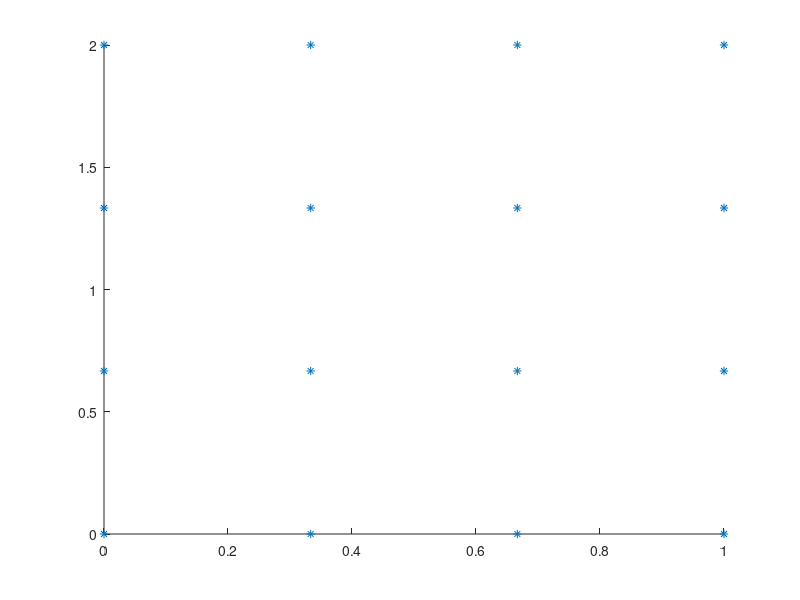

Write MATLAB code to recreate this figure. (Note: this script raises an error after producing the figure.)
%% 2D Triangular mesh 
clc
close all
clear
%Geometric dimension of plate
a=1;
b=2;
Xp=4;
Yp=4;
k11=1;
k22=1;
k12=0;
k21=0;
f=10;
Nel=2*(Xp-1)*(Yp-1);
Nnode=Xp*Yp;
dx=a/(Xp-1);

dy=b/(Yp-1);
co=zeros((Xp*Yp),2);

% lets start by writing 
% for co-ordinates of the nodes 
index=0;
for i=1:Yp
    y=(i-1)*(dy);
    for j=1:Xp
        x=(j-1)*dx;
        index=index+1;
        co(index,1)=x;
        co(index,2)=y;
    end 
end
hold on
plot(co(:,1),co(:,2),'*');


%% for conectivity information

cn=zeros(Nel,3);  % initiation of variable for connectivity information
% cn(element,:)
index=0;
for i=1:Xp-1
    for j=1:Yp-1
        id1=j+(i-1)*Xp;
        id2=id1+1;
        id3=id1+Xp;
        id4=id2+Xp;
        index=index+1;
        cn(index,:)=[id1,id2,id4];
        index=index+1;
        cn(index,:)=[id4,id3,id1];
    end
end

% patch('faces',cn,'Vertices',co,'facecolor','w','edgecolor','g')


%% for jacobian calculation of every element

J=zeros(2,2,Nel);    %Initialisation for jacobian 
I_J=zeros(2,2,Nel);
d_J=zeros(Nel,1);

for i=1:Nel

    ld=cn(1,:);
    lnd1=ld(1,1); % local node point 1
    lnd2=ld(1,2); % local node point 2
    lnd3=ld(1,3); % local node point 3
    j11=(co(lnd2,1)-co(lnd1,1));
    j12=(co(lnd3,1)-co(lnd1,1));
    j21=(co(lnd2,2)-co(lnd1,2));
    j22=(co(lnd3,2)-co(lnd1,2));
    dummy=[j11,j12;j21,j22];
    J(:,:,i)=dummy;              % jacobian for a perticular element 
    I_J(:,:,i)=inv(dummy);       % Inverse of jacobian for that element
    d_J(i)=det(dummy);           % Determinant of jacobian for each element

end





%% shape function for element
K_l=zeros(3,3,Nel);
F_l=zeros(3,1,Nel);

% defining the derevatives of shapefunctions in principal Co-ordinate
% systems
% as Np_1=1-jai-eta;
% Np_2=jai;
% Np_3=eta;
% del(N1^)/del(jai)=-1

%% syms jai eta 
syms jai eta

Np(1,1)=1-jai-eta;
Np(1,2)=jai;
Np(1,3)=eta;

% similer for others, hence creating a list
rNp_jai=[-1,1,0];
rNp_eta=[-1,0,1];

% Now defining the partial derevatives of Shape functions in physical
% Co-ordinate system
% rN_x(i,1)=del(N_i)/del(x),rN_x(j,1)=del(N_j)/del(x)
% rN_y(i,1)=del(N_i)/del(y),rN_y(j,1)=del(N_j)/del(y)

for k=1:Nel          % loop for iteration over each element 
    for i=1:3          % 
        
        F_l(i,1,k)=f*d_J(k)/6;

        rN_x(i,k)=rNp_jai(1,i)*I_J(1,1,k)+rNp_eta(1,i)*I_J(2,1,k);
        rN_y(i,k)=rNp_jai(1,i)*I_J(1,2,k)+rNp_eta(1,i)*I_J(2,2,k);
        for j=1:3      % loops for iteration inside an element
            rN_x(j,k)=rNp_jai(1,j)*I_J(1,1,k)+rNp_eta(1,j)*I_J(2,1,k);           
            rN_y(j,k)=rNp_jai(1,j)*I_J(1,2,k)+rNp_eta(1,j)*I_J(2,2,k);
          
            % stiffness matrix for each element 
            K_l(i,j,k)=0.5*(d_J(k))*(rN_x(i,k)*(k11*rN_x(j,k)+k12*rN_y(j,k))+rN_y(i,k)*(k21*rN_x(j,k)+k22*rN_y(j,k)));

        end
    end
end




%% Assembly process
p=1;
pl=(p+1)*(p+2)/2;
K=zeros(Nnode,Nnode);
F=zeros(Nnode,1);

for k=1:Nel
    for i=1:pl
        I=cn(k,i);
        F(I,1)=F(I,1)+F_l(i,1,k);
        for j=1:pl
            J=cn(k,j);
            K(I,J)=K(I,J)+K_l(i,j,k);
        end
    end
end



%% Tempering Matrix for dirichlet conditions
% edge info
fdof=[1;2;3;4;5;8;9;12;13;14;15;16];
[num,c]=size(fdof);
for i=1:num
    namedof=fdof(i);
    val=0;
    K(namedof,namedof)=1;
    F(namedof,1)=val;
    for j=1:Nnode
        if j==namedof
            K(namedof,j)=1;
        else
            K(namedof,j)=0;
        end

        F(j,1)=F(j,1)-K(j,namedof)*val;
        if j==namedof
            K(j,namedof)=K(j,namedof);
        else
            K(j,namedof)=0;
        end
    end
end



%% Generating Alphas
alpha=K\F;

%% plot 
figure
trisurf(cn,co(:,1),co(:,2),alpha);
xlabel('x-co ordinate','FontSize',10,'Color','b');
ylabel('y-co ordinate','FontSize',10,'Color','b');
zlabel('Alpha',FontSize=12,Color='b')
title("2d-heat solution","FontSize",15,"Color",'r')

